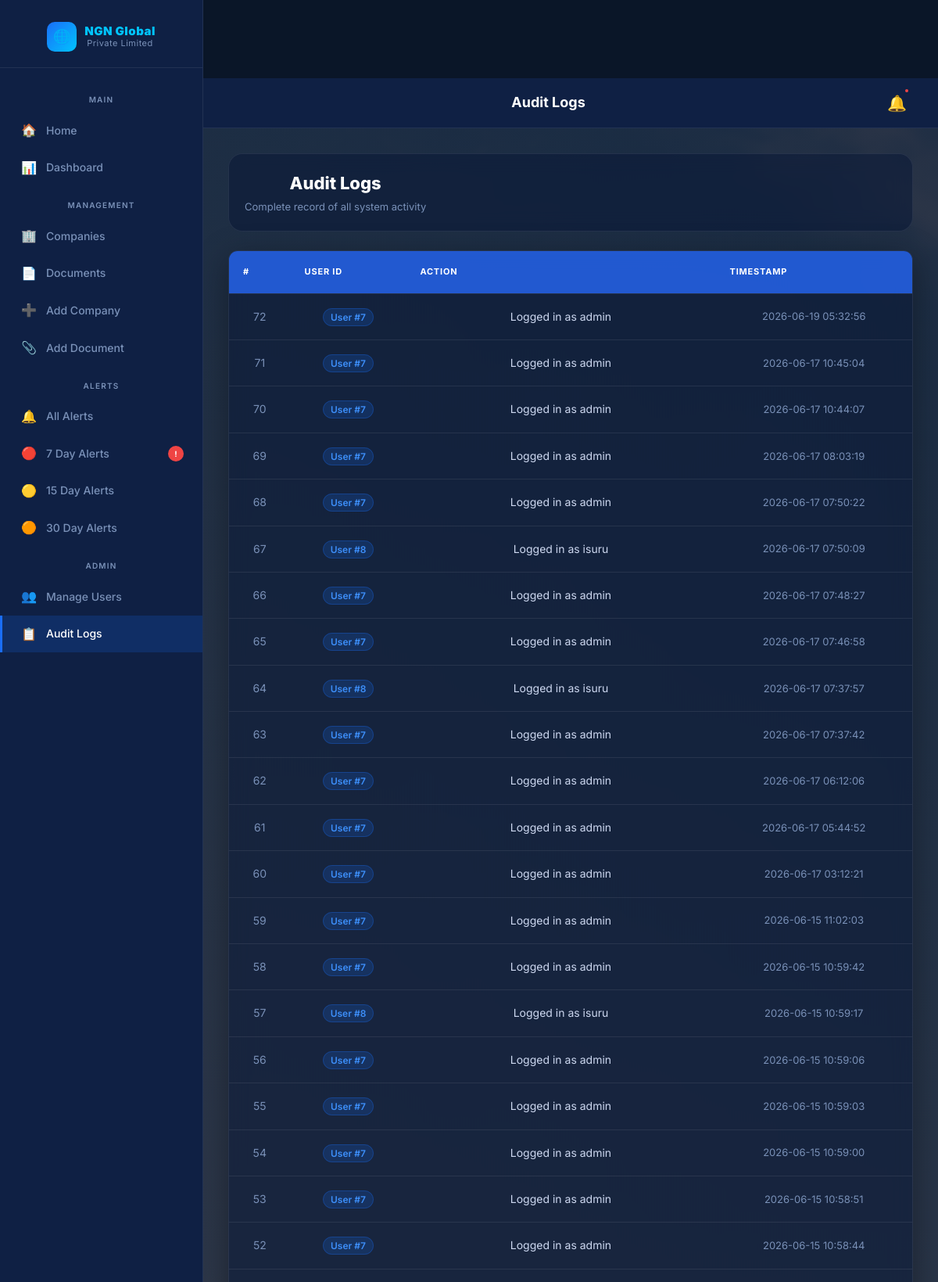
/audit-logs (signed in, upper part), run on the app's committed database.
### tables this page shows
CREATE TABLE audit_logs (    id INTEGER PRIMARY KEY AUTOINCREMENT,    user_id INTEGER,    action TEXT,    timestamp DATETIME DEFAULT CURRENT_TIMESTAMP);

### app.py (the view)
@app.route('/audit-logs')
def audit_logs():
    if not admin_required():
        return "Access Denied"
    conn = sqlite3.connect('company.db')
    conn.row_factory = sqlite3.Row
    logs = conn.execute("""
        SELECT *
        FROM audit_logs
        ORDER BY timestamp DESC
    """).fetchall()
    conn.close()
    return render_template(
        'audit_logs.html',
        logs=logs
    )

### app.py (called while the page is built)
def admin_required():
    if session.get('role') != 'admin':
        return False
    return True

### templates/audit_logs.html (shortened to what this page needs)
{% extends 'base.html' %}
{% block topbar_title %}Audit Logs{% endblock %}
{% block content %}
<div class="page-header">
  <div>
    <h1>Audit Logs</h1>
    <p>Complete record of all system activity</p>
  </div>
</div>
{% if logs %}
<div class="table-wrap">
  <table>
    <thead>
      <tr>
        <th>#</th>
        <th>User ID</th>
        <th>Action</th>
        <th>Timestamp</th>
      </tr>
    </thead>
    <tbody>
      {% for log in logs %}
      <tr>
        <td style="color:var(--muted)">{{ log['id'] }}</td>
        <td>
          <span style="background:var(--blue-glow);border:1px solid rgba(26,110,247,0.3);color:var(--blue-light);padding:3px 9px;border-radius:20px;font-size:12px;font-weight:600">
            User #{{ log['user_id'] }}
          </span>
        </td>
        <td style="color:var(--text)">{{ log['action'] }}</td>
        <td style="color:var(--muted);font-size:13px">{{ log['timestamp'] }}</td>
      </tr>
      {% endfor %}
    </tbody>
  </table>
</div>
{% endif %}
{% endblock %}

### static/css/style.css (style rules this page uses)
body { font-family: 'Inter', sans-serif; background:#f4f7fc; }
body { font-family: Arial; text-align:center; margin-top:100px; }
h1 { color:blue; }
* { box-sizing: border-box; margin: 0; padding: 0; }
body { font-family: 'Inter', sans-serif; background: #f5f7fa; }
.page-header { display:flex; justify-content:space-between; align-items:center; margin-bottom:25px; }
.page-header { margin-bottom: 25px; }
.page-header h1 { font-size: 38px; font-weight: 700; color: #1e293b; }
.page-header p { color: #64748b; }
.page-header { background:rgba(10,25,55,0.55); backdrop-filter:blur(12px); border-radius:18px; padding:20px; border:1px solid rgba(255,255,255,0.08); }
.table-wrap { background:rgba(10,25,55,0.55); backdrop-filter:blur(12px); border-radius:20px; overflow:hidden; border:1px solid rgba(255,255,255,0.08); box-shadow:0 10px 40px rgba(0,0,0,.35); }
.table-wrap table { width:100%; border-collapse:collapse; }
.table-wrap thead { background:rgba(37,99,235,.85); }
.table-wrap th { color:white; padding:18px; }
.table-wrap td { color:white; padding:18px; border-top:1px solid rgba(255,255,255,.08); }

### templates/base.html (style rules this page uses)
*, *::before, *::after { box-sizing: border-box; margin: 0; padding: 0; }
:root { --navy: #0a1628; --navy-mid: #0f2044; --navy-card: #112255; --navy-light:#1a3066; --blue: #1a6ef7; --blue-light:#3d8ef8; --blue-glow: rgba(26,110,247,0.18); --cyan: #00c4ff; --white: #ffffff; --text: #cdd8f0; --muted: #7a91b8; --border: rgba(255,255,255,0.08); --red: #ef4444; --yellow: #f59e0b; --green: #10b981; --radius: 12px; --radius-sm: 8px; --shadow: 0 4px 24px rgba(0,0,0,0.4); }
html, body { height: 100%; font-family: 'Inter', sans-serif; background: var(--navy); color: var(--white); line-height: 1.6; }
.page-header { background:rgba(10,25,55,0.55); backdrop-filter:blur(12px); border-radius:18px; padding:20px; border:1px solid rgba(255,255,255,.08); }
.table-wrap { background:rgba(10,25,55,.55); backdrop-filter:blur(12px); border-radius:20px; overflow:hidden; border:1px solid rgba(255,255,255,.08); box-shadow:0 10px 40px rgba(0,0,0,.35); }
.table-wrap thead { background:rgba(37,99,235,.85); }
.table-wrap th { color:white; }
.table-wrap td { color:#f8fafc; }
.table-wrap { overflow-x: auto; border-radius: var(--radius); border: 1px solid var(--border); }
table { width: 100%; border-collapse: collapse; font-size: 14px; }
thead { background: var(--navy-light); }
thead th { padding: 14px 18px; text-align: left; font-size: 11px; font-weight: 700; letter-spacing: 0.8px; text-transform: uppercase; color: var(--muted); border-bottom: 1px solid var(--border); }
tbody tr { border-bottom: 1px solid var(--border); transition: background 0.15s; }
tbody td { padding: 14px 18px; color: var(--text); vertical-align: middle; }
.page-header { display: flex; align-items: center; justify-content: space-between; margin-bottom: 24px; }
.page-header h1 { font-size: 22px; font-weight: 800; color: var(--white); }
.page-header p { font-size: 13px; color: var(--muted); margin-top: 2px; }

### data on the page
audit_logs: id "72", user_id "7", action "Logged in as admin", timestamp "2026-06-19 05:32:56"
audit_logs: id "71", user_id "7", action "Logged in as admin", timestamp "2026-06-17 10:45:04"
audit_logs: id "70", user_id "7", action "Logged in as admin", timestamp "2026-06-17 10:44:07"
audit_logs: id "69", user_id "7", action "Logged in as admin", timestamp "2026-06-17 08:03:19"
audit_logs: id "68", user_id "7", action "Logged in as admin", timestamp "2026-06-17 07:50:22"
audit_logs: id "67", user_id "8", action "Logged in as isuru", timestamp "2026-06-17 07:50:09"
audit_logs: id "66", user_id "7", action "Logged in as admin", timestamp "2026-06-17 07:48:27"
audit_logs: id "65", user_id "7", action "Logged in as admin", timestamp "2026-06-17 07:46:58"
audit_logs: id "64", user_id "8", action "Logged in as isuru", timestamp "2026-06-17 07:37:57"
audit_logs: id "63", user_id "7", action "Logged in as admin", timestamp "2026-06-17 07:37:42"
audit_logs: id "62", user_id "7", action "Logged in as admin", timestamp "2026-06-17 06:12:06"
audit_logs: id "61", user_id "7", action "Logged in as admin", timestamp "2026-06-17 05:44:52"
audit_logs: id "60", user_id "7", action "Logged in as admin", timestamp "2026-06-17 03:12:21"
audit_logs: id "59", user_id "7", action "Logged in as admin", timestamp "2026-06-15 11:02:03"
audit_logs: id "58", user_id "7", action "Logged in as admin", timestamp "2026-06-15 10:59:42"
audit_logs: id "57", user_id "8", action "Logged in as isuru", timestamp "2026-06-15 10:59:17"
audit_logs: id "56", user_id "7", action "Logged in as admin", timestamp "2026-06-15 10:59:06"
audit_logs: id "55", user_id "7", action "Logged in as admin", timestamp "2026-06-15 10:59:03"
audit_logs: id "54", user_id "7", action "Logged in as admin", timestamp "2026-06-15 10:59:00"
audit_logs: id "53", user_id "7", action "Logged in as admin", timestamp "2026-06-15 10:58:51"
audit_logs: id "52", user_id "7", action "Logged in as admin", timestamp "2026-06-15 10:58:44"
